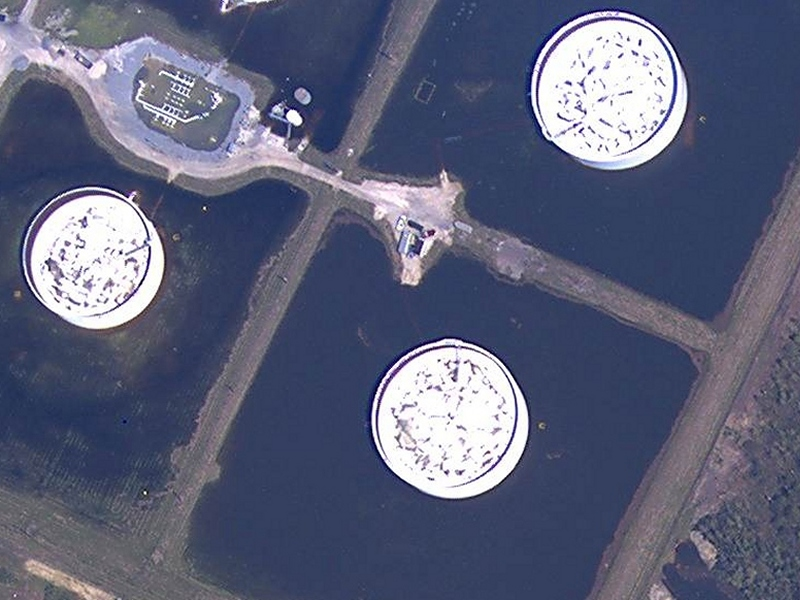
#> input picture lab4/tank.jpg, 800 x 600 px
$ python Image_recognition.py
#> lines starting #> are read from the running program, lines starting #| are printed output that depends on the picture; after the words box and inside, x2 and y2 are one past the last pixel; in counts of white or black regions, pixels touching at a corner belong together
import cv2
from matplotlib import pyplot as plt


def image_read(FileIm):
#> called with FileIm = 'tank.jpg'
    image = cv2.imread(FileIm)
#> image is the input picture: shape (600, 800, 3); mean B, G, R 121.5, 97.1, 92.4
    plt.imshow(image)
    plt.show()

    return image


def image_processing(image):
    adjusted = cv2.convertScaleAbs(image, alpha=1, beta=100)
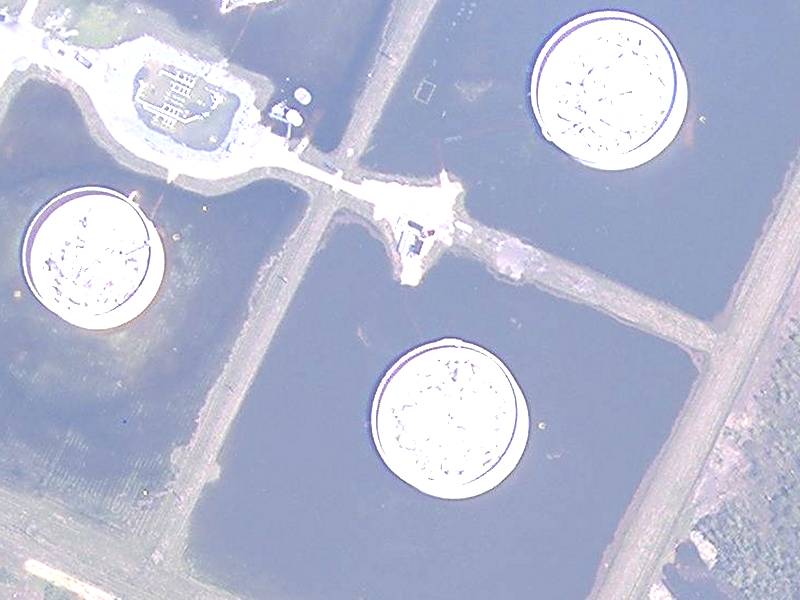
#> adjusted: shape (600, 800, 3); mean B, G, R 210.1, 187.1, 181.9
    gray = cv2.cvtColor(adjusted, cv2.COLOR_BGR2GRAY)
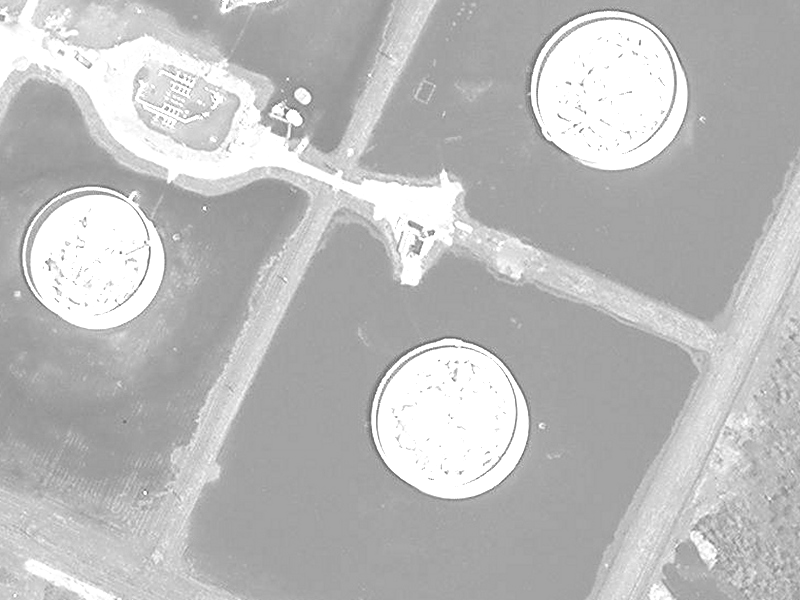
#> gray: shape (600, 800); min 101, max 255, mean 188.1
    bfilter = cv2.bilateralFilter(gray, 11, 50, 40)
    vect = cv2.Canny(bfilter, 60, 300)
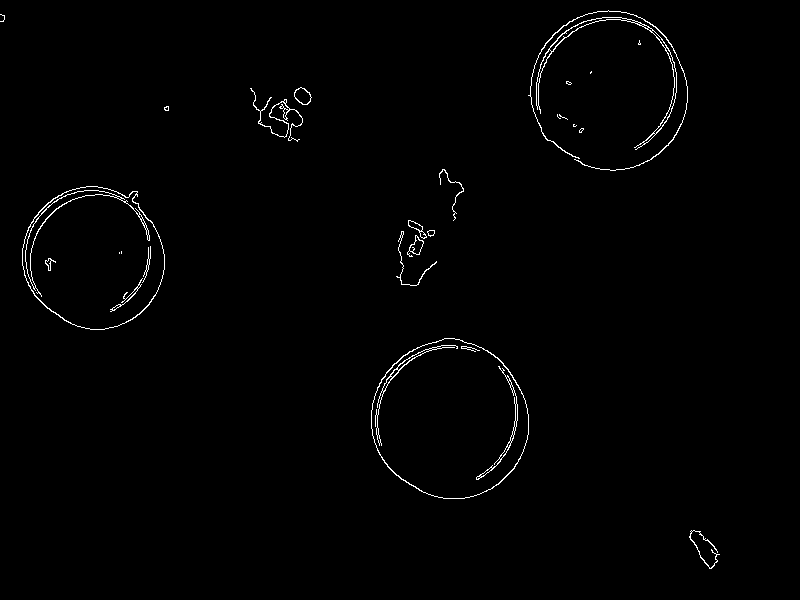
#> vect: shape (600, 800); 0.97% white in thin lines or dots, all inside (x1, y1, x2, y2) = (0, 10, 720, 569)

    cv2.imwrite("img_vec.jpg", vect)
    plt.imshow(vect)
    plt.show()

    return vect


def image_contours(image_entrance):
    return cv2.findContours(image_entrance.copy(), cv2.RETR_LIST, cv2.CHAIN_APPROX_SIMPLE)[0]


def image_recognition(image_entrance, contours, file_name):
    contours = sorted(contours, key=cv2.contourArea, reverse=True)

    for contour in contours:
        perimeter = cv2.arcLength(contour, True)
        approx = cv2.approxPolyDP(contour, 0.01 * perimeter, False)

        x, y, w, h = cv2.boundingRect(contour)

        if len(approx) > 5 and w > 50 and h > 50:
            cv2.drawContours(image_entrance, [approx], -1, (255, 0, 0), 4)

    cv2.imwrite(file_name, image_entrance)
    plt.imshow(image_entrance)
    plt.show()
    return


if __name__ == '__main__':
    image_entrance = image_read("tank.jpg")

    image_exit = image_processing(image_entrance)

    contours = image_contours(image_exit)
#> contours = 98 contours, 59 with area under 20; largest, box (x1, y1, x2, y2) and area: (371, 338, 529, 499) 19405, (371, 338, 529, 499) 19279, (22, 186, 165, 330) 15666, (22, 186, 165, 330) 15546, (25, 190, 150, 297) 926

    image_recognition(image_entrance, contours, "image_recognition1.jpg")
#> the loop in image_recognition, `for contour in contours:` made 98 passes
#> (perimeter, x, y, w, h) on passes 1 to 12: (522.7, 371, 338, 158, 161), (520.4, 371, 338, 158, 161), (493.7, 22, 186, 143, 144), (486, 22, 186, 143, 144), (518.7, 25, 190, 125, 107), (707.9, 536, 17, 141, 133), (335.1, 25, 190, 93, 99), (193, 549, 17, 79, 35), (438.9, 375, 345, 83, 101), (339.6, 476, 366, 42, 114), (200.5, 653, 47, 24, 88), (55.11, 294, 87, 18, 18)
#> after the loop in image_recognition, `for contour in contours:`:
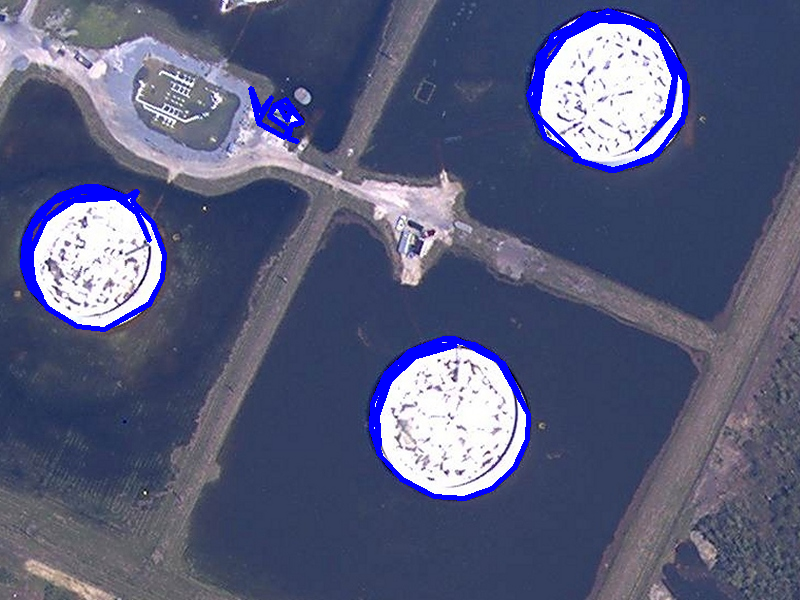
#> image_entrance: shape (600, 800, 3); 2.96% of pixels changed, all inside (x1, y1, x2, y2) = (20, 8, 690, 501)

$ run again, with lab4/house_image.jpg copied over lab4/tank.jpg
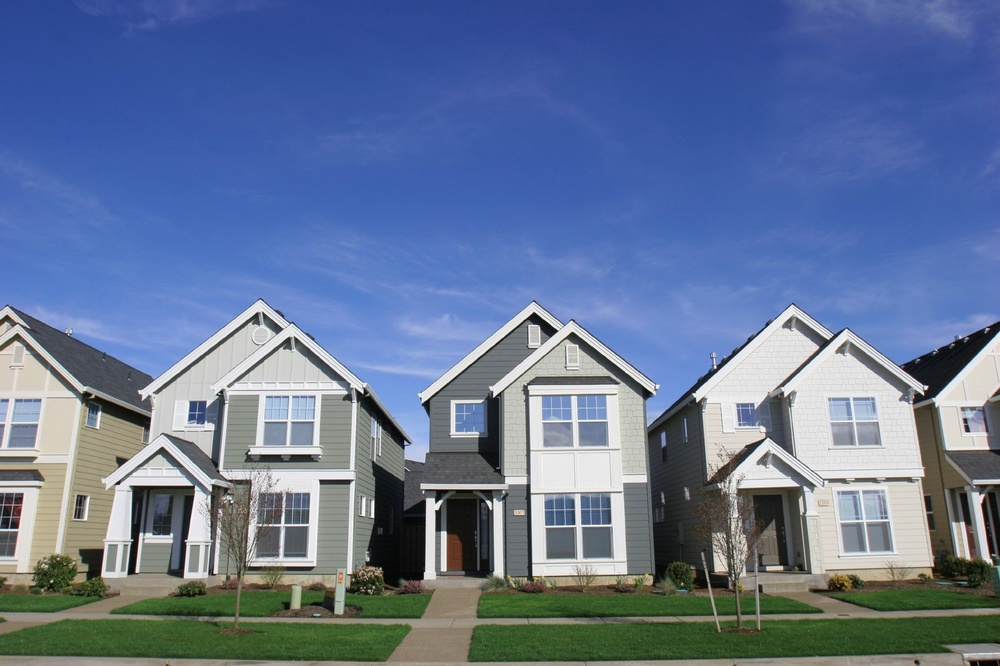
#> input picture lab4/house_image.jpg, 1000 x 666 px, shrunk from 1698 x 1131 before the run
#> in image_read, image is the input picture: shape (666, 1000, 3); mean B, G, R 150.3, 116.9, 98.8
#> in image_processing, `vect = cv2.Canny(bfilter, 60, 300)`:
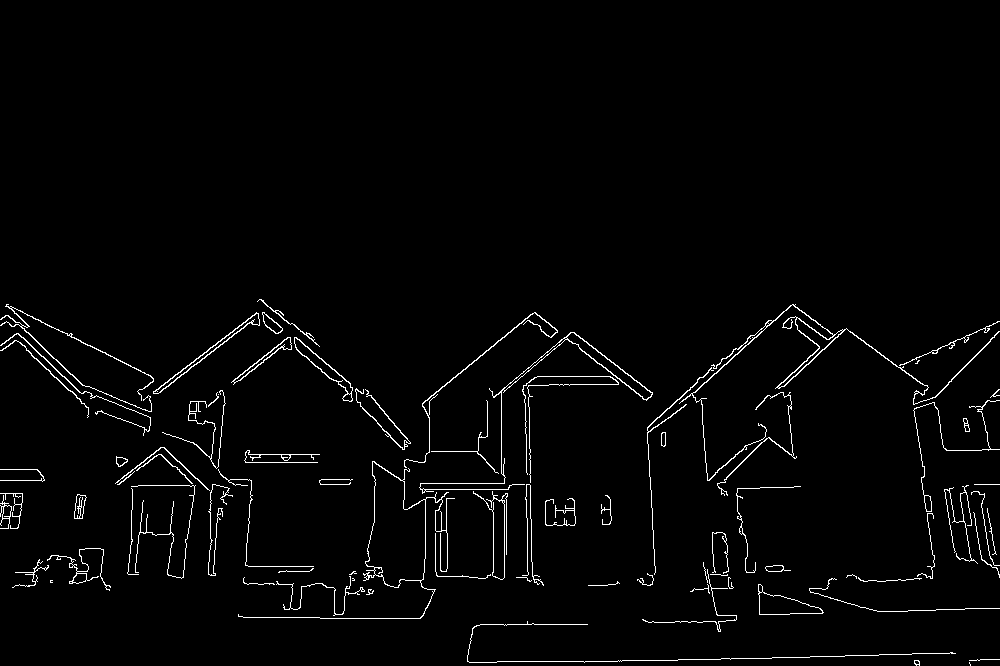
#> vect: shape (666, 1000); 2.1% white in thin lines or dots, all inside (x1, y1, x2, y2) = (0, 299, 1000, 666)
#> `contours = image_contours(image_exit)`: contours = 128 contours, 73 with area under 20; largest, box (x1, y1, x2, y2) and area: (238, 461, 455, 619) 5142, (365, 461, 426, 588) 5040, (419, 332, 653, 494) 1202, (679, 304, 1000, 481) 1057, (758, 584, 824, 615) 922
#> the loop in image_recognition, `for contour in contours:` made 128 passes
#> (perimeter, x, y, w, h) on passes 1 to 8: (1424.6, 238, 461, 217, 158), (401.9, 365, 461, 61, 127), (1088.7, 419, 332, 234, 162), (1873.7, 679, 304, 321, 177), (177, 758, 584, 66, 31), (159, 758, 591, 65, 24), (229.8, 566, 332, 87, 68), (199.8, 294, 337, 59, 65)
#> after the loop in image_recognition, `for contour in contours:`:
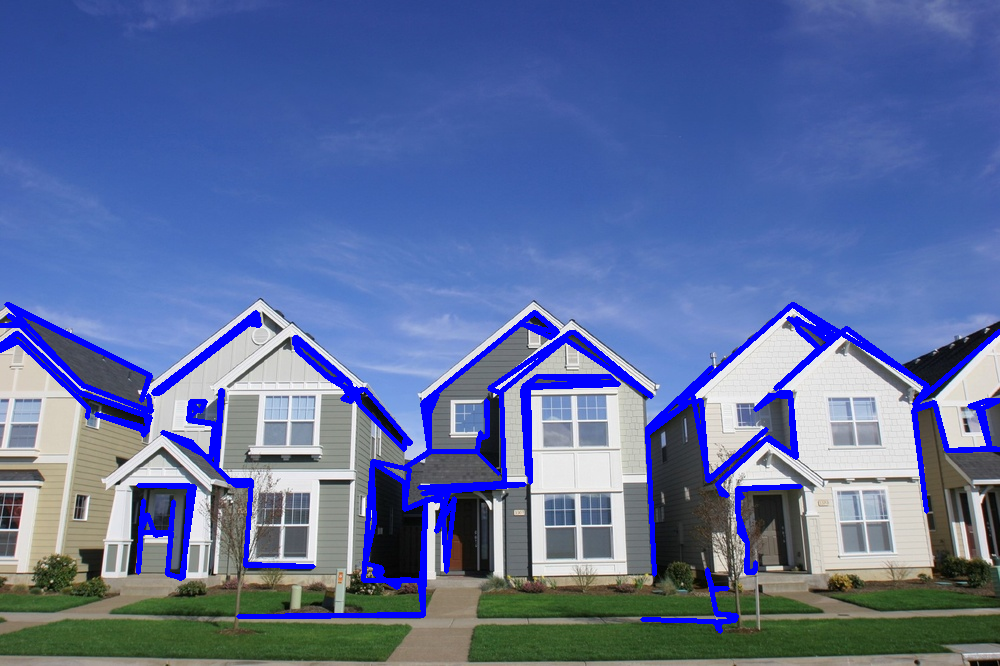
#> image_entrance: shape (666, 1000, 3); 5.52% of pixels changed, all inside (x1, y1, x2, y2) = (0, 302, 1000, 634)

$ run again, with lab4/house_image3.jpg copied over lab4/tank.jpg
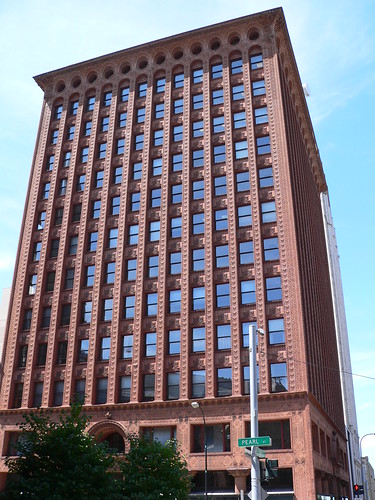
#> input picture lab4/house_image3.jpg, 375 x 500 px
#> in image_read, image is the input picture: shape (500, 375, 3); mean B, G, R 130.3, 122.7, 127.3
#> in image_processing, `vect = cv2.Canny(bfilter, 60, 300)`:
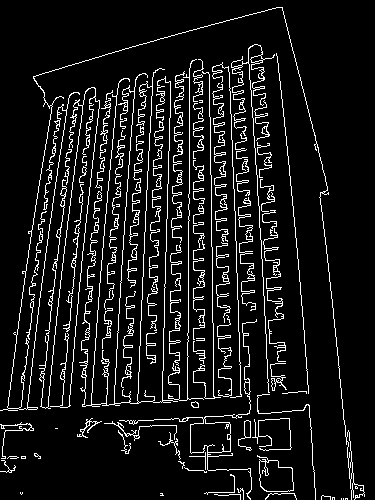
#> vect: shape (500, 375); 8.9% white in thin lines or dots
#> `contours = image_contours(image_exit)`: contours = 253 contours, 193 with area under 20; largest, box (x1, y1, x2, y2) and area: (119, 319, 257, 500) 1272, (190, 418, 231, 454) 1121, (257, 455, 294, 492) 896, (259, 460, 294, 492) 861, (79, 68, 178, 407) 318
#> the loop in image_recognition, `for contour in contours:` made 253 passes
#> (perimeter, x, y, w, h) on passes 1 to 3: (1000.8, 119, 319, 138, 181), (211.7, 190, 418, 41, 36), (165.8, 257, 455, 37, 37)
#> after the loop in image_recognition, `for contour in contours:`:
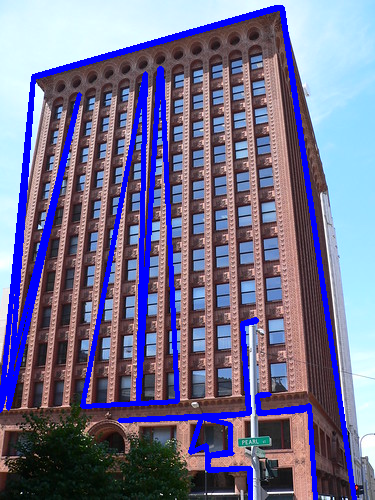
#> image_entrance: shape (500, 375, 3); 10.42% of pixels changed, all inside (x1, y1, x2, y2) = (0, 5, 357, 500)
